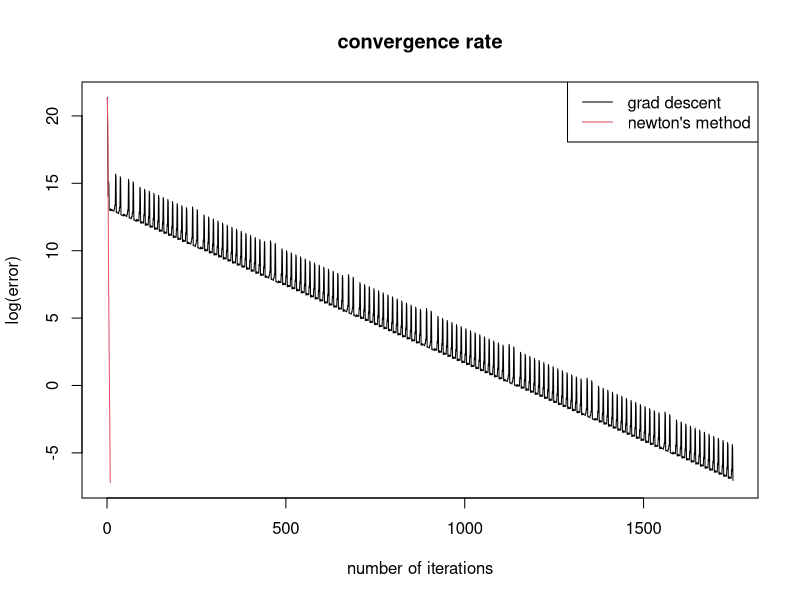

Source code (R):
#library to compute gradient and Hessian
library("pracma")

#we use the following built-in dataset as an example
data("anscombe")

#RSS is the objective function (in terms of the coefficient)
fun <- function(v){
  return(sum((anscombe$y1-v[1]-v[2]*anscombe$y2)^2))
}

#calculating the real optimum by built-in linear regression
lin_mod <- lm(y1 ~ y2, anscombe)
opt = lin_mod[["coefficients"]]

#function of the gradient descent iteration
#arguments: v0 - starting point, tol - tolerance of error
grad_desc <- function(v0, tol = 10^-3){
  v = v0
  i = 1
  err = vector("numeric")
  
  #INITIAL STEP
  #calculating step size with bactracking rule
  s = 1
  while (fun(v - s*grad(fun, v)) > fun(v) - 0.5*s*dot(grad(fun, v), grad(fun, v))){
    s = 0.8*s
  }
  #gradient descent step
  v_prev = v
  v = v - s*grad(fun, v)
  #calculating error
  err[i] = abs(fun(v) - fun(v_prev))
  
  #ITERATING UNTIL ERROR IS UNDER THE REQUIRED TOLERANCE
  while (err[i] > tol){
    #calculating stepsize with bactracking rule
    s = 1
    while (fun(v - s*grad(fun, v)) > fun(v) - 0.5*s*dot(grad(fun, v), grad(fun, v))){
      s = 0.8*s
    }
    #gradient descent step
    v_prev = v
    v = v - s*grad(fun, v)
    #calculating error
    i = i + 1
    err[i] = abs(fun(v) - fun(v_prev))
  }
  return(list(v, err))
}

#function of the Newton's method
#arguments: v0 - starting point, tol - tolerance of error
newton <- function(v0, tol = 10^-3){
  v = v0
  i = 1
  err = vector("numeric")
  
  #INITIAL STEP
  #newton step
  delta = -(solve(hessian(fun, v)) %*% grad(fun, v))
  #calculating stepsize with bactracking rule
  s = 1
  while (fun(v + s*delta) > fun(v) + 0.5*s*dot(grad(fun, v), delta)){
    s = 0.8*s
  }
  v_prev = v
  v = v + s*delta
  #calculating error
  err[i] = abs(fun(v) - fun(v_prev))
  
  #ITERATING UNTIL ERROR IS UNDER THE REQUIRED TOLERANCE
  while (err[i] > tol){
    #newton step
    delta = -(solve(hessian(fun, v)) %*% grad(fun, v))
    #calculating stepsize with bactracking rule
    s = 1
    while (fun(v + s*delta) > fun(v) + 0.5*s*dot(grad(fun, v), delta)){
      s = 0.8*s
    }
    v_prev = v
    v = v + s*delta
    #calculating error
    i = i + 1
    err[i] = abs(fun(v) - fun(v_prev))
    
  }
  return(list(v, err))
}

#set the starting point of the iteration
v0 = c(12897, -3335)

result1 = grad_desc(v0, 10^-3)
result2 = newton(v0, 10^-3)

#plotting the logarithm of the error against the number of iterations
min1 = min(log(result1[[2]]))
min2 = min(log(result2[[2]]))
max1 = max(log(result1[[2]]))
max2 = max(log(result2[[2]]))
plot(seq(length(result1[[2]])), log(result1[[2]]), xlim = c(0, max(length(result1[[2]]), length(result2[[2]]))),
     type = "l", xlab = "number of iterations", ylab = "log(error)", main = "convergence rate",
     ylim = c(min(min1, min2), max(max1, max2)))
lines(seq(length(result2[[2]])), log(result2[[2]]), pch = 2, col = 2)
legend("topright", c("grad descent", "newton's method"), col = c(1, 2), lty = c(1, 1))